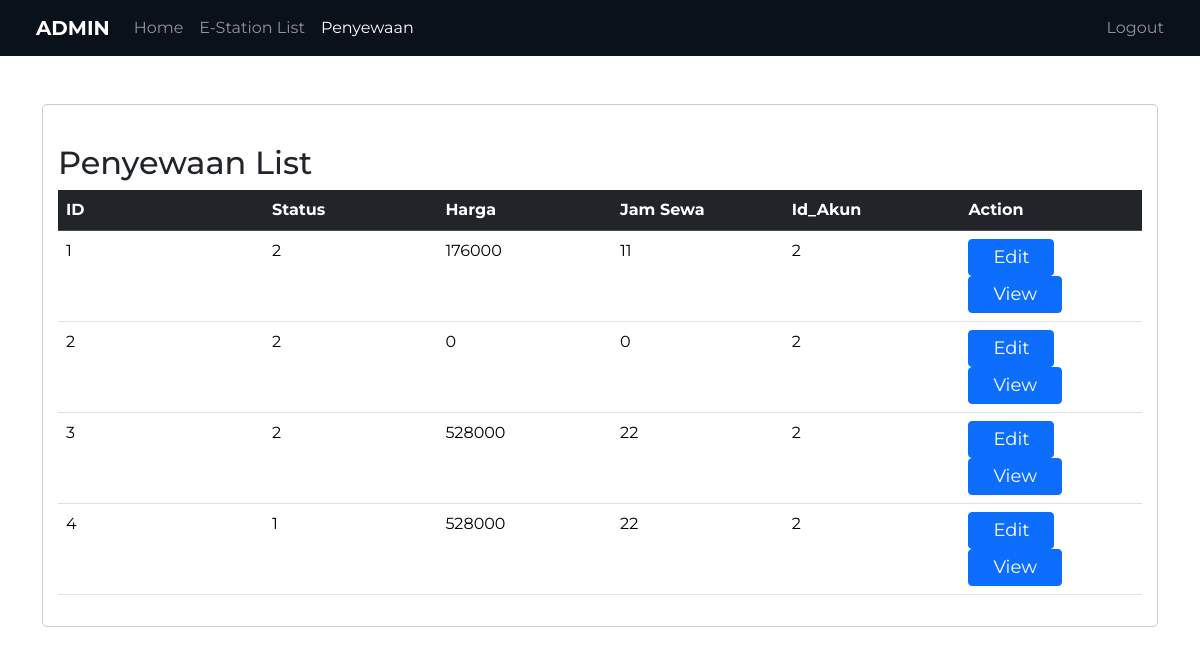
The app's page /penyewaanadmin.php with its own data.
### tables this page shows
CREATE TABLE `penyewaan` (
  `id` int(10) NOT NULL,
  `status` int(2) NOT NULL,
  `harga` int(20) NOT NULL,
  `jam_sewa` int(10) NOT NULL,
  `id_akun` int(10) NOT NULL
);

### includes/connection.php (called while the page is built, shortened)
<?php
try {
    $conn = new PDO('mysql:host=localhost;dbname=ebike', 'root', '');
} catch (PDOException $e) {
    die('Tidak berhasil terkoneksi ke database!<br/>Error: ' . $e);
}
include 'ebike.class.php';
$penyewaan = new penyewaan($conn);

### includes/ebike.class.php (called while the page is built, shortened)
<?php
    class penyewaan
    {
        public function setConnect($db)
        {
            $this->db = $db;
        }
        public function check_data(){
            $check_data = "SELECT * FROM penyewaan";
            $check_data = $this->db->prepare($check_data);
            $check_data->execute();
            return $check_data;
        }
        public function getAll(){
            $get_all = "SELECT * FROM penyewaan ORDER BY id ASC";
            $get_all = $this->db->prepare($get_all);
            $get_all->execute();
            return $get_all;
        }
    }

### penyewaanadmin.php (the view, shortened to what this page needs)
<?php
include 'includes/connection.php';
?>
<!DOCTYPE html>
<html lang="en">
<head>
    <link href="https://cdn.jsdelivr.net/npm/bootstrap@5.3.2/dist/css/bootstrap.min.css" rel="stylesheet">
</head>
<body>
    <div class="navbar-area">
        <nav class="navbar navbar-expand-lg navbar-dark sticky-top" style="background-color: #09111a;">
            <div class="container-fluid">
                <a class="navbar-brand ms-4"> <b>ADMIN</b></a>
                <div class="offcanvas offcanvas-end text-bg-dark" tabindex="-1" id="offcanvasDarkNavbar" aria-labelledby="offcanvasDarkNavbarLabel">
                    <div class="offcanvas-body">
                        <ul class="navbar-nav justify-content-start flex-grow-1 pe-3">
                            <li class="nav-item">
                                <a class="nav-link" aria-current="page" href="homeadmin.php">Home</a>
                            </li>
                            <li class="nav-item">
                                <a class="nav-link" aria-current="page" href="estationadmin.php">E-Station List</a>
                            </li>
                            <li class="nav-item">
                                <a class="nav-link active" aria-current="page" href="penyewaanadmin.php">Penyewaan</a>
                            </li>
                            <li class="nav-item ms-auto">
                                <a class="nav-link" aria-current="page" href="index.php">Logout</a>
                            </li>
                        </ul>
                    </div>
                </div>
            </div>
        </nav>
    </div>
    <div class="container">
        <div class="content-web my-5">
            <?php
            $check_data = $penyewaan->check_data();
            if ($check_data->rowCount() == 0) : ?>
                <p>Tidak ada penyewaan yang ditambahkan.</p>
            <?php else : ?>
                <br />
                <h2>Penyewaan List</h2>
                <table class="table">
                    <thead class="table-dark">
                        <th scope="col" width="250">ID</th>
                        <th scope="col" width="200">Status</th>
                        <th scope="col" width="200">Harga</th>
                        <th scope="col" width="200">Jam Sewa</th>
                        <th scope="col" width="200">Id_Akun</th>
                        <th scope="col" width="200">Action</th>
                    </thead>
                    <tbody>
                        <?php
                        foreach ($penyewaan->getAll()->fetchAll(PDO::FETCH_ASSOC) as $data):
                        ?>
                            <tr>
                                <td>
                                    <?= $data['id'] ?>
                                </td>
                                <td>
                                    <?= $data['status'] ?>
                                </td>
                                <td>
                                    <?= $data['harga'] ?>
                                </td>
                                <td>
                                    <?= $data['jam_sewa'] ?>
                                </td>
                                <td>
                                    <?= $data['id_akun'] ?>
                                </td>
                                <td>
                                    <a style="padding-left: 24px; padding-right: 24px; font-size: 18px" href="penyewaanadmin.php?id= <?= $data['id'] ?>&edit=1" class="btn btn-primary btn-sm">Edit</a>
                                    <a style="padding-left: 24px; padding-right: 24px; font-size: 18px" href="detailpenyewaanadmin.php?idpenyewaan= <?= $data['id'] ?>" class="btn btn-primary btn-sm">View</a>
                                </td>
                            </tr>
                        <?php endforeach?>
                    </tbody>
                </table>
            <?php endif ?>
        </div>
    </div>
</body>
</html>

### penyewaanadmin.php (style rules this page uses)
body { font-family: 'Montserrat', sans-serif; }
.content-web { border: 1px solid #ccc; padding: 15px; border-radius: 5px; }

### records on screen
penyewaan: id "1", status "2", harga "176000", jam_sewa "11", id_akun "2"
penyewaan: id "2", status "2", harga "0", jam_sewa "0", id_akun "2"
penyewaan: id "3", status "2", harga "528000", jam_sewa "22", id_akun "2"
penyewaan: id "4", status "1", harga "528000", jam_sewa "22", id_akun "2"
